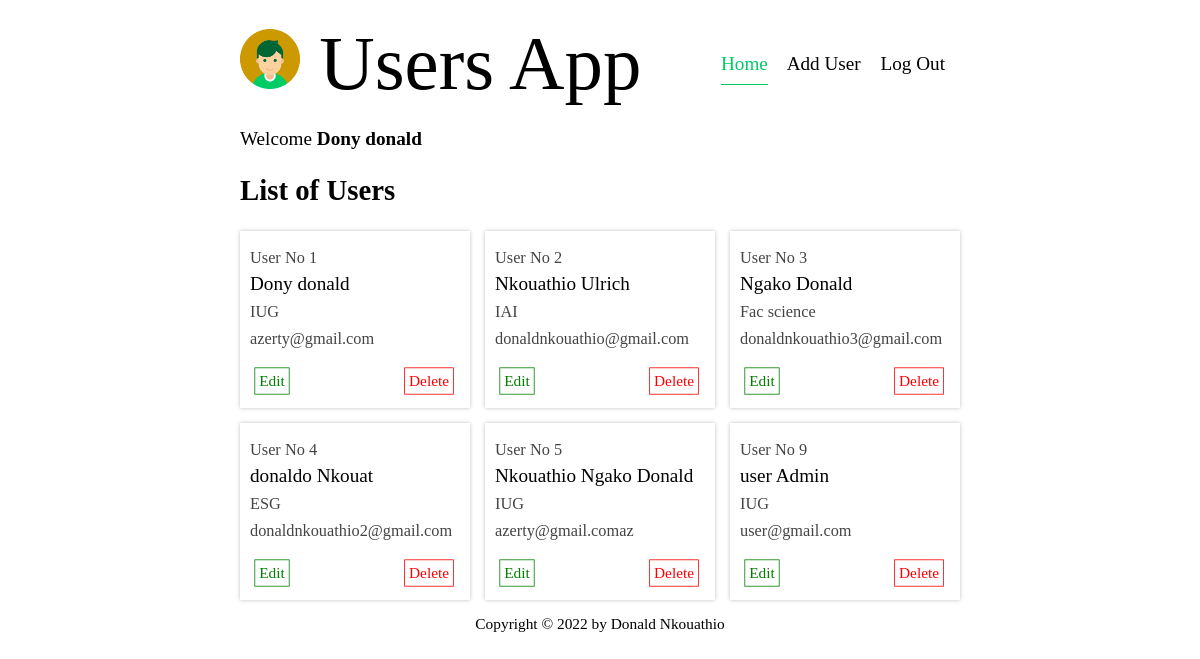
Screenshot of / (signed in) with the database file from the repository.
### tables this page shows
CREATE TABLE `user` (
  `id` int(11) NOT NULL,
  `name` varchar(255) NOT NULL,
  `surname` varchar(255) NOT NULL,
  `password` varchar(255) NOT NULL,
  `email` varchar(255) NOT NULL,
  `etab` varchar(255) NOT NULL,
  `added_at` datetime NOT NULL DEFAULT current_timestamp()
);

### index.php (called while the page is built, shortened)
<?php
  require(_PHP_CLASS_PATH.'utils.class.php');
  include _PHP_CLASS_PATH.'user.class.php';
  $utils= new Utils();
  if(isset($_GET["page"])){
    $file_page= _PHP_PAGES_PATH.$_GET["page"].'.php';
    if (file_exists($file_page)) {
      $content = $file_page;
      $utils->setCurrent_page($_GET["page"]);
    }
    else{
      $content = _PHP_PAGES_PATH.'/error.php';
      $utils->setCurrent_page('error');
    }
  }
  else {
    $content = _PHP_PAGES_PATH.'/home.php';
  }
  include(_PHP_PAGES_PATH.'head.php');
  include(_PHP_PAGES_PATH.'nav.php');
  include($content);
  include(_PHP_PAGES_PATH.'footer.php');
?>

### class/utils.class.php (called while the page is built, shortened)
<?php
  class Utils{
    private $current_page;
    public function __construct($current_page="home"){
      $this->current_page= $current_page;
    }
    public function getCurrent_page(){
      return $this->current_page;
    }
  }
?>

### class/user.class.php (called while the page is built, shortened)
<?php
  class User{
    private $id;
    private $name;
    private $surname;
    private $email;
    private $etab;
    public function __construct(array $data){
      foreach ($data as $key => $value) {
          $method='set'.ucfirst($key);
      }
    }
    public function setId($id){
      $this->id=intval($id);
    }
    public function getId(){
      return $this->id;
    }
    public function setName($name){
      $this->name=strval($name);
    }
    public function getName(){
      return $this->name;
    }
    public function setSurname($surname){
      $this->surname=strval($surname);
    }
    public function getSurname(){
      return $this->surname;
    }
    public function setEmail($email){
      $this->email=strval($email);
    }
    public function getEmail(){
      return $this->email;
    }
    public function setEtab($etab){
      $this->etab=strval($etab);
    }
    public function getEtab(){
      return $this->etab;
    }
      public function getUsers() {
        include(_PHP_DB_PATH."server-connect.php");
        $query=$db->prepare("SELECT * FROM user ORDER BY id ASC");
        $users=[];
        if($query->execute()){
            while($data=$query->fetch()){
                $users[]=new User($data);
            }
            return $users;
        }else{
            return false;
        }
      }
  }
?>

### pages/users.php (the view, shortened to what this page needs)
<?php
  $users= $user->getUsers();
?>
<div class="section">
  <span>Welcome <b><?php echo $_SESSION["name"].' '.$_SESSION["surname"]; ?></b></span>
  <h2 class="">List of Users</h2>
  <div class="item_container">
    <div class="item_contain">
      <?php
        foreach($users as $user){
      ?>
      <div class="item_block">
        <div class="row">
          <span class="col">User No <?php echo $user->getId(); ?></span>
        </div>
        <div class="row">
          <span class="col_title"><?php echo $user->getName(); ?></span>
          <span class="col_title"><?php echo $user->getSurname(); ?></span>
        </div>
        <div class="row">
          <span class="col"><?php echo $user->getEtab(); ?></span>
        </div>
        <div class="row">
          <span class="col"><?php echo $user->getEmail(); ?></span>
        </div>
        <div class="bottom_row">
          <span class="col edit_btn edit_btn<?php echo $user->getId(); ?>">Edit</span>
          <span class="col del_btn del_btn<?php echo $user->getId(); ?>">Delete</span>
        </div>
      </div>
      <?php } ?>
    </div>
  </div>
</div>

### pages/head.php (shortened to what this page needs)
<!DOCTYPE html>
<html lang="fr" dir="ltr">
  <head>
    <link rel="stylesheet" href="<?php echo _HTML_STYLES_PATH.'vars.css'; ?>">
    <link rel="stylesheet" href="<?php echo _HTML_STYLES_PATH.'global.css'; ?>">
    <link rel="stylesheet" href="<?php echo _HTML_STYLES_PATH.'header.css'; ?>">
    <link rel="stylesheet" href="<?php echo _HTML_STYLES_PATH.'login.css'; ?>">
    <link rel="stylesheet" href="<?php echo _HTML_STYLES_PATH.'users.css'; ?>">
  </head>
  <body>
    <div class='app_container'>

### pages/nav.php (shortened to what this page needs)
<header>
  <div class="logo_block">
    <img src="<?php echo _HTML_ASSETS_PATH.'user.png' ?>" alt="user logo">
    Users App
  </div>
  <nav>
    <a class="nav-item <?php if($utils->getCurrent_page() == "home"){echo "link_hover";} ?>" href="?page=home">Home</a>
    <?php
      if (isset($_SESSION["email"])) {
    ?>
    <span class="nav-item add_user_btn">Add User</span>
    <span class="nav-item lo_btn">Log Out</span>
    <?php } ?>
  </nav>
</header>

### pages/home.php
<?php
  if(isset($_SESSION['email'])){
    include _PHP_PAGES_PATH.'users.php';
  }else {
    include _PHP_PAGES_PATH.'login.php';
  }
?>

### pages/footer.php
    <footer>Copyright © 2022 by Donald Nkouathio</footer>
  </div>
</body>
</html>

### styles/vars.css (style rules this page uses)
:root { --color_primary : #00cc66; --color_primary_dark : #006633; --color_secondary : #cc9900; --color_secondary_dark : #906000; --color_danger : red; --color_danger_dark : darkred; --color_success : green; --color_success_dark : darkgreen; }

### styles/global.css (style rules this page uses)
body { padding: 0; margin: 0; font-size: 1.2em; }
footer { margin: 15px 0; font-size: 0.8em; text-align: center; }
@media (min-width: 992px) { .app_container { margin-left: 20%; width: 60%; max-width: 60%; } }

### styles/header.css (style rules this page uses)
nav > .nav-item { padding-bottom: 10px; cursor: pointer; }
nav > a, nav > a:visited { color: black; text-decoration: none; }
nav > .nav-item:hover, nav > .link_hover { color: var(--color_primary) !important; border-bottom: 1px solid var(--color_primary); }
@media (min-width: 992px) { header { display: flex; justify-content: space-between; align-items: center; padding-top: 20px; padding-bottom: 20px; } }
@media (min-width: 992px) { .logo_block { font-size: 4em; } }
@media (min-width: 992px) { .nav-item { margin-right: 15px; } }
@media (min-width: 992px) { .logo_block > img { height: 60px; } }

### styles/users.css (style rules this page uses)
.item_container { display: flex; }
.item_block { box-shadow: 0px 0px 4px #c0c0c0; padding: 10px 10px; background-color: white; }
.item_block > .row > .col { font-size: 0.85em; color: #444; }
.item_block > .row { margin: 5px 0; }
.item_block > .bottom_row { display: flex; justify-content: space-between; margin-top: 15px; }
.bottom_row > .edit_btn { border: 1px solid var(--color_success); color: var(--color_success); padding: 5px; transform: scale(0.8); cursor: pointer; }
.bottom_row > .del_btn { border: 1px solid var(--color_danger); color: var(--color_danger); padding: 5px; transform: scale(0.8); cursor: pointer; }
@media (min-width: 992px) { .item_contain { display: grid; gap: 15px; grid-template-columns: repeat(3, 1fr); align-items: center; width: 100%; } }

### rows the page displays
user: id "1", name "Dony", surname "donald", etab "IUG", email "azerty@gmail.com"
user: id "2", name "Nkouathio", surname "Ulrich", etab "IAI", email "donaldnkouathio@gmail.com"
user: id "3", name "Ngako", surname "Donald", etab "Fac science", email "donaldnkouathio3@gmail.com"
user: id "4", name "donaldo", surname "Nkouat", etab "ESG", email "donaldnkouathio2@gmail.com"
user: id "5", name "Nkouathio Ngako", surname "Donald", etab "IUG", email "azerty@gmail.comaz"
user: id "9", name "user", surname "Admin", etab "IUG", email "user@gmail.com"

### other values shown
$_SESSION["name"] "Dony"
$_SESSION["surname"] "donald"
